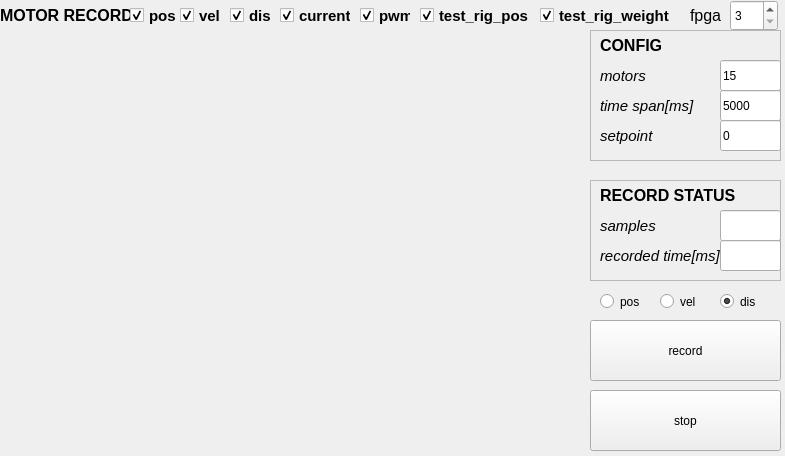
<?xml version="1.0" encoding="UTF-8"?>
<ui version="4.0">
 <class>RoboyMotorRecord</class>
 <widget class="QWidget" name="RoboyMotorRecord">
  <property name="geometry">
   <rect>
    <x>0</x>
    <y>0</y>
    <width>785</width>
    <height>456</height>
   </rect>
  </property>
  <property name="windowTitle">
   <string>Form</string>
  </property>
  <widget class="QLabel" name="label_2">
   <property name="geometry">
    <rect>
     <x>0</x>
     <y>0</y>
     <width>131</width>
     <height>31</height>
    </rect>
   </property>
   <property name="font">
    <font>
     <pointsize>12</pointsize>
     <weight>75</weight>
     <italic>false</italic>
     <bold>true</bold>
    </font>
   </property>
   <property name="text">
    <string>MOTOR RECORD</string>
   </property>
  </widget>
  <widget class="QCheckBox" name="pos_record">
   <property name="geometry">
    <rect>
     <x>130</x>
     <y>0</y>
     <width>51</width>
     <height>31</height>
    </rect>
   </property>
   <property name="font">
    <font>
     <pointsize>11</pointsize>
     <weight>75</weight>
     <bold>true</bold>
    </font>
   </property>
   <property name="text">
    <string>pos</string>
   </property>
   <property name="checked">
    <bool>true</bool>
   </property>
  </widget>
  <widget class="QCheckBox" name="vel_record">
   <property name="geometry">
    <rect>
     <x>180</x>
     <y>0</y>
     <width>51</width>
     <height>31</height>
    </rect>
   </property>
   <property name="font">
    <font>
     <pointsize>11</pointsize>
     <weight>75</weight>
     <bold>true</bold>
    </font>
   </property>
   <property name="text">
    <string>vel</string>
   </property>
   <property name="checked">
    <bool>true</bool>
   </property>
  </widget>
  <widget class="QCheckBox" name="dis_record">
   <property name="geometry">
    <rect>
     <x>230</x>
     <y>0</y>
     <width>51</width>
     <height>31</height>
    </rect>
   </property>
   <property name="font">
    <font>
     <pointsize>11</pointsize>
     <weight>75</weight>
     <bold>true</bold>
    </font>
   </property>
   <property name="text">
    <string>dis</string>
   </property>
   <property name="checked">
    <bool>true</bool>
   </property>
  </widget>
  <widget class="QPushButton" name="record">
   <property name="geometry">
    <rect>
     <x>590</x>
     <y>320</y>
     <width>191</width>
     <height>61</height>
    </rect>
   </property>
   <property name="text">
    <string>record</string>
   </property>
   <property name="checkable">
    <bool>true</bool>
   </property>
  </widget>
  <widget class="QCustomPlot" name="plot" native="true">
   <property name="geometry">
    <rect>
     <x>0</x>
     <y>30</y>
     <width>581</width>
     <height>431</height>
    </rect>
   </property>
  </widget>
  <widget class="QFrame" name="frame">
   <property name="geometry">
    <rect>
     <x>590</x>
     <y>30</y>
     <width>191</width>
     <height>131</height>
    </rect>
   </property>
   <property name="frameShape">
    <enum>QFrame::StyledPanel</enum>
   </property>
   <property name="frameShadow">
    <enum>QFrame::Raised</enum>
   </property>
   <widget class="QLineEdit" name="motorIDs">
    <property name="geometry">
     <rect>
      <x>130</x>
      <y>30</y>
      <width>61</width>
      <height>31</height>
     </rect>
    </property>
    <property name="text">
     <string>15</string>
    </property>
   </widget>
   <widget class="QLineEdit" name="time_span">
    <property name="geometry">
     <rect>
      <x>130</x>
      <y>60</y>
      <width>61</width>
      <height>31</height>
     </rect>
    </property>
    <property name="text">
     <string>5000</string>
    </property>
   </widget>
   <widget class="QLabel" name="label_4">
    <property name="geometry">
     <rect>
      <x>10</x>
      <y>60</y>
      <width>111</width>
      <height>31</height>
     </rect>
    </property>
    <property name="font">
     <font>
      <pointsize>11</pointsize>
      <weight>50</weight>
      <italic>true</italic>
      <bold>false</bold>
     </font>
    </property>
    <property name="text">
     <string>time span[ms]</string>
    </property>
   </widget>
   <widget class="QLabel" name="label_3">
    <property name="geometry">
     <rect>
      <x>10</x>
      <y>30</y>
      <width>71</width>
      <height>31</height>
     </rect>
    </property>
    <property name="font">
     <font>
      <pointsize>11</pointsize>
      <weight>50</weight>
      <italic>true</italic>
      <bold>false</bold>
     </font>
    </property>
    <property name="text">
     <string>motors</string>
    </property>
   </widget>
   <widget class="QLabel" name="label_7">
    <property name="geometry">
     <rect>
      <x>10</x>
      <y>0</y>
      <width>71</width>
      <height>31</height>
     </rect>
    </property>
    <property name="font">
     <font>
      <pointsize>12</pointsize>
      <weight>75</weight>
      <italic>false</italic>
      <bold>true</bold>
     </font>
    </property>
    <property name="text">
     <string>CONFIG</string>
    </property>
   </widget>
   <widget class="QLabel" name="label_6">
    <property name="geometry">
     <rect>
      <x>10</x>
      <y>90</y>
      <width>111</width>
      <height>31</height>
     </rect>
    </property>
    <property name="font">
     <font>
      <pointsize>11</pointsize>
      <weight>50</weight>
      <italic>true</italic>
      <bold>false</bold>
     </font>
    </property>
    <property name="text">
     <string>setpoint</string>
    </property>
   </widget>
   <widget class="QLineEdit" name="setPoint">
    <property name="geometry">
     <rect>
      <x>130</x>
      <y>90</y>
      <width>61</width>
      <height>31</height>
     </rect>
    </property>
    <property name="text">
     <string>0</string>
    </property>
   </widget>
  </widget>
  <widget class="QFrame" name="frame_2">
   <property name="geometry">
    <rect>
     <x>590</x>
     <y>180</y>
     <width>191</width>
     <height>101</height>
    </rect>
   </property>
   <property name="frameShape">
    <enum>QFrame::StyledPanel</enum>
   </property>
   <property name="frameShadow">
    <enum>QFrame::Raised</enum>
   </property>
   <widget class="QLineEdit" name="samples">
    <property name="geometry">
     <rect>
      <x>130</x>
      <y>30</y>
      <width>61</width>
      <height>31</height>
     </rect>
    </property>
    <property name="readOnly">
     <bool>true</bool>
    </property>
   </widget>
   <widget class="QLineEdit" name="recorded_time">
    <property name="geometry">
     <rect>
      <x>130</x>
      <y>60</y>
      <width>61</width>
      <height>31</height>
     </rect>
    </property>
    <property name="readOnly">
     <bool>true</bool>
    </property>
   </widget>
   <widget class="QLabel" name="label_8">
    <property name="geometry">
     <rect>
      <x>10</x>
      <y>60</y>
      <width>121</width>
      <height>31</height>
     </rect>
    </property>
    <property name="font">
     <font>
      <pointsize>11</pointsize>
      <weight>50</weight>
      <italic>true</italic>
      <bold>false</bold>
     </font>
    </property>
    <property name="text">
     <string>recorded time[ms]</string>
    </property>
   </widget>
   <widget class="QLabel" name="label_9">
    <property name="geometry">
     <rect>
      <x>10</x>
      <y>30</y>
      <width>71</width>
      <height>31</height>
     </rect>
    </property>
    <property name="font">
     <font>
      <pointsize>11</pointsize>
      <weight>50</weight>
      <italic>true</italic>
      <bold>false</bold>
     </font>
    </property>
    <property name="text">
     <string>samples</string>
    </property>
   </widget>
   <widget class="QLabel" name="label_11">
    <property name="geometry">
     <rect>
      <x>10</x>
      <y>0</y>
      <width>141</width>
      <height>31</height>
     </rect>
    </property>
    <property name="font">
     <font>
      <pointsize>12</pointsize>
      <weight>75</weight>
      <italic>false</italic>
      <bold>true</bold>
     </font>
    </property>
    <property name="text">
     <string>RECORD STATUS</string>
    </property>
   </widget>
  </widget>
  <widget class="QPushButton" name="stop">
   <property name="geometry">
    <rect>
     <x>590</x>
     <y>390</y>
     <width>191</width>
     <height>61</height>
    </rect>
   </property>
   <property name="text">
    <string>stop</string>
   </property>
  </widget>
  <widget class="QSpinBox" name="fpga">
   <property name="geometry">
    <rect>
     <x>730</x>
     <y>0</y>
     <width>48</width>
     <height>31</height>
    </rect>
   </property>
   <property name="minimum">
    <number>3</number>
   </property>
   <property name="maximum">
    <number>5</number>
   </property>
  </widget>
  <widget class="QLabel" name="label_5">
   <property name="geometry">
    <rect>
     <x>690</x>
     <y>0</y>
     <width>41</width>
     <height>31</height>
    </rect>
   </property>
   <property name="font">
    <font>
     <pointsize>12</pointsize>
     <weight>50</weight>
     <italic>false</italic>
     <bold>false</bold>
    </font>
   </property>
   <property name="text">
    <string>fpga</string>
   </property>
  </widget>
  <widget class="QCheckBox" name="cur_record">
   <property name="geometry">
    <rect>
     <x>280</x>
     <y>0</y>
     <width>71</width>
     <height>31</height>
    </rect>
   </property>
   <property name="font">
    <font>
     <pointsize>11</pointsize>
     <weight>75</weight>
     <bold>true</bold>
    </font>
   </property>
   <property name="text">
    <string>current</string>
   </property>
   <property name="checked">
    <bool>true</bool>
   </property>
  </widget>
  <widget class="QCheckBox" name="pwm_record">
   <property name="geometry">
    <rect>
     <x>360</x>
     <y>0</y>
     <width>51</width>
     <height>31</height>
    </rect>
   </property>
   <property name="font">
    <font>
     <pointsize>11</pointsize>
     <weight>75</weight>
     <bold>true</bold>
    </font>
   </property>
   <property name="text">
    <string>pwm</string>
   </property>
   <property name="checked">
    <bool>true</bool>
   </property>
  </widget>
  <widget class="QRadioButton" name="pos">
   <property name="geometry">
    <rect>
     <x>600</x>
     <y>290</y>
     <width>51</width>
     <height>23</height>
    </rect>
   </property>
   <property name="text">
    <string>pos</string>
   </property>
   <attribute name="buttonGroup">
    <string notr="true">buttonGroup</string>
   </attribute>
  </widget>
  <widget class="QRadioButton" name="vel">
   <property name="geometry">
    <rect>
     <x>660</x>
     <y>290</y>
     <width>51</width>
     <height>23</height>
    </rect>
   </property>
   <property name="text">
    <string>vel</string>
   </property>
   <attribute name="buttonGroup">
    <string notr="true">buttonGroup</string>
   </attribute>
  </widget>
  <widget class="QRadioButton" name="dis">
   <property name="geometry">
    <rect>
     <x>720</x>
     <y>290</y>
     <width>51</width>
     <height>23</height>
    </rect>
   </property>
   <property name="text">
    <string>dis</string>
   </property>
   <property name="checked">
    <bool>true</bool>
   </property>
   <attribute name="buttonGroup">
    <string notr="true">buttonGroup</string>
   </attribute>
  </widget>
  <widget class="QCheckBox" name="test_rig_pos_record">
   <property name="geometry">
    <rect>
     <x>420</x>
     <y>0</y>
     <width>111</width>
     <height>31</height>
    </rect>
   </property>
   <property name="font">
    <font>
     <pointsize>11</pointsize>
     <weight>75</weight>
     <bold>true</bold>
    </font>
   </property>
   <property name="text">
    <string>test_rig_pos</string>
   </property>
   <property name="checked">
    <bool>true</bool>
   </property>
  </widget>
  <widget class="QCheckBox" name="test_rig_weight_record">
   <property name="geometry">
    <rect>
     <x>540</x>
     <y>0</y>
     <width>131</width>
     <height>31</height>
    </rect>
   </property>
   <property name="font">
    <font>
     <pointsize>11</pointsize>
     <weight>75</weight>
     <bold>true</bold>
    </font>
   </property>
   <property name="text">
    <string>test_rig_weight</string>
   </property>
   <property name="checked">
    <bool>true</bool>
   </property>
  </widget>
 </widget>
 <customwidgets>
  <customwidget>
   <class>QCustomPlot</class>
   <extends>QWidget</extends>
   <header>qcustomplot.h</header>
   <container>1</container>
  </customwidget>
 </customwidgets>
 <resources/>
 <connections/>
 <buttongroups>
  <buttongroup name="buttonGroup"/>
 </buttongroups>
</ui>
